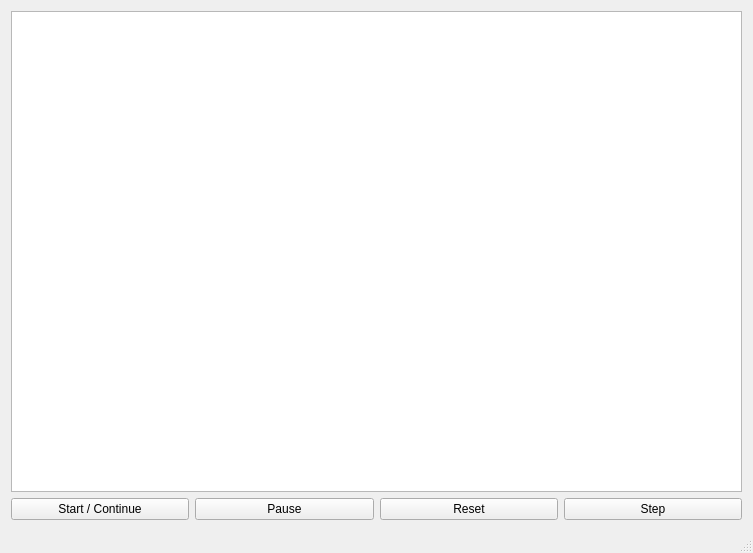
<?xml version="1.0" encoding="UTF-8"?>
<ui version="4.0">
 <class>MainWindow</class>
 <widget class="QMainWindow" name="MainWindow">
  <property name="geometry">
   <rect>
    <x>0</x>
    <y>0</y>
    <width>753</width>
    <height>553</height>
   </rect>
  </property>
  <property name="windowTitle">
   <string>pdp11 emulator</string>
  </property>
  <widget class="QWidget" name="centralWidget">
   <layout class="QVBoxLayout" name="verticalLayout">
    <item>
     <layout class="QHBoxLayout" name="stateLayout">
      <item>
       <layout class="QVBoxLayout" name="cpuLayout">
        <item>
         <layout class="QFormLayout" name="registersLayout"/>
        </item>
        <item>
         <widget class="QListView" name="disasView"/>
        </item>
       </layout>
      </item>
     </layout>
    </item>
    <item>
     <layout class="QHBoxLayout" name="buttonsLayout">
      <item>
       <widget class="QPushButton" name="startButton">
        <property name="text">
         <string>Start / Continue</string>
        </property>
       </widget>
      </item>
      <item>
       <widget class="QPushButton" name="pauseButton">
        <property name="text">
         <string>Pause</string>
        </property>
       </widget>
      </item>
      <item>
       <widget class="QPushButton" name="resetButton">
        <property name="text">
         <string>Reset</string>
        </property>
       </widget>
      </item>
      <item>
       <widget class="QPushButton" name="stepButton">
        <property name="text">
         <string>Step</string>
        </property>
       </widget>
      </item>
     </layout>
    </item>
   </layout>
  </widget>
  <widget class="QMenuBar" name="menuBar">
   <property name="geometry">
    <rect>
     <x>0</x>
     <y>0</y>
     <width>753</width>
     <height>20</height>
    </rect>
   </property>
  </widget>
  <widget class="QStatusBar" name="statusBar"/>
 </widget>
 <layoutdefault spacing="6" margin="11"/>
 <resources/>
 <connections/>
</ui>
